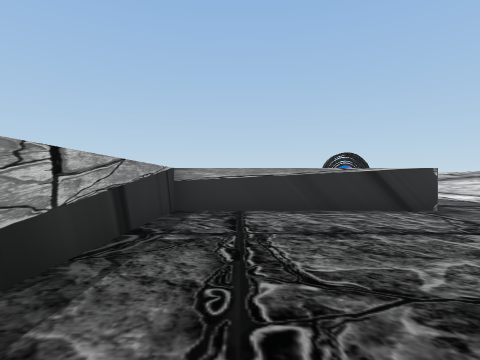
view 1 (above)

24 first-person views from a walk through a 3-D level made in the Unity game engine. The camera is 1.4 m above the floor, looks level and sees 80° across. The floor is counted in squares, 2 m on a side. Each view is taken from the middle of a square. On the plan, view 1 faces up. The plan holds only what a view shows up to about 10 squares ahead; the rest is blank. The player is left out. Some surface patterns are stand-ins.

view 2
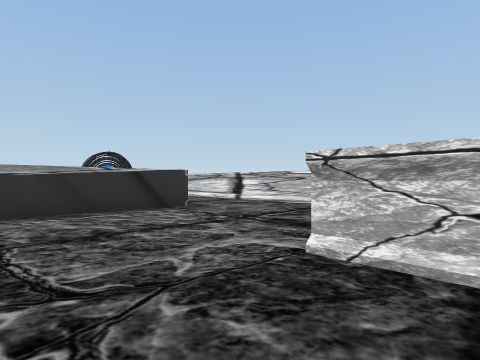

view 3
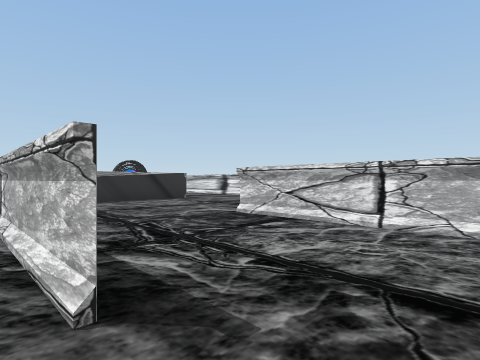

view 4
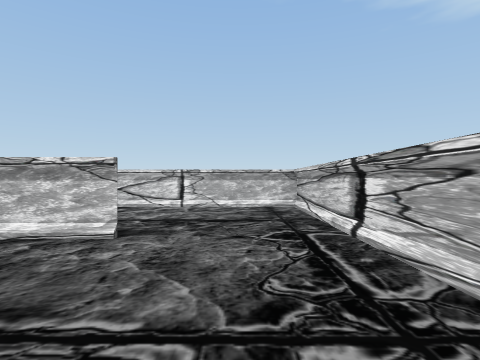

view 5
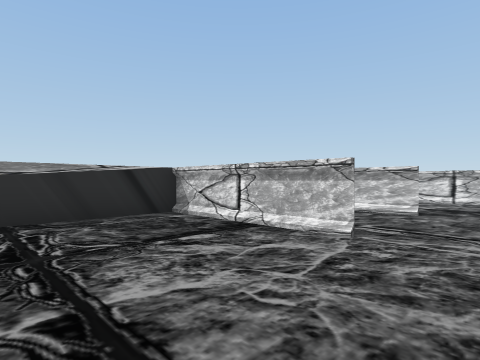

view 6
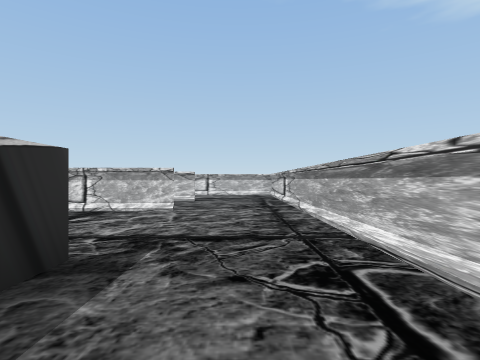

view 7
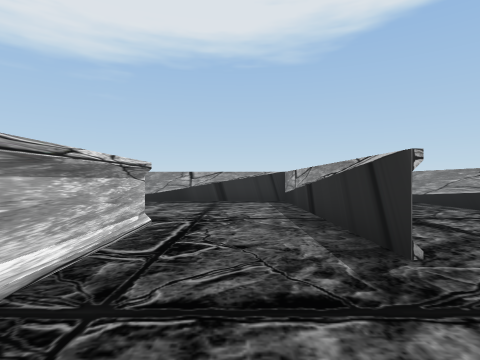

view 8
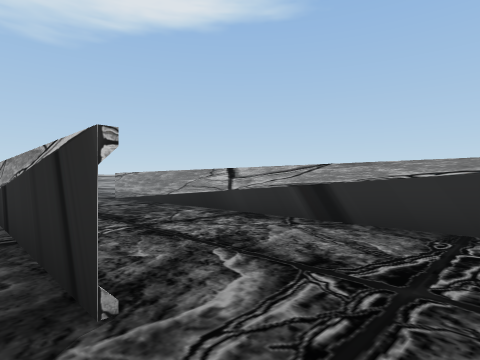

view 9
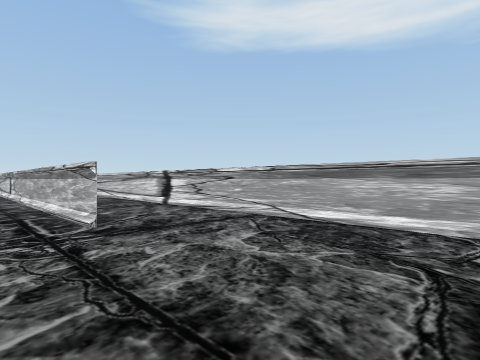

view 10
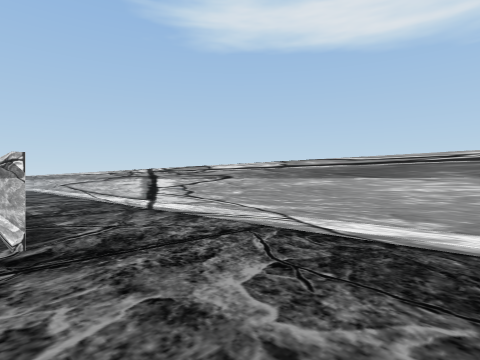

view 11
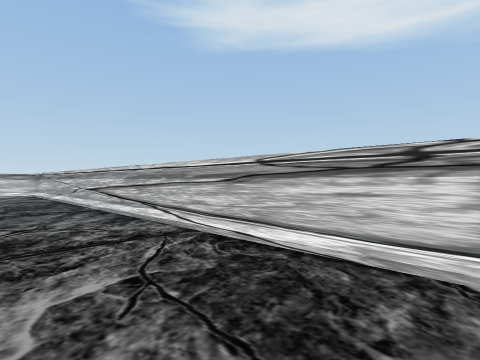

view 12
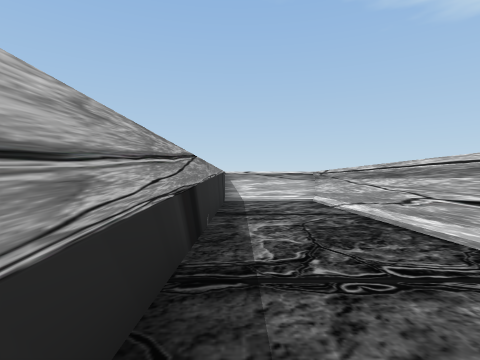

view 13
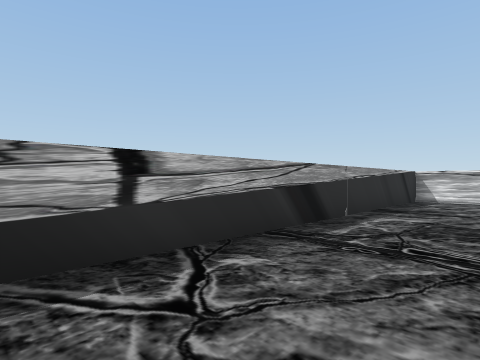

view 14
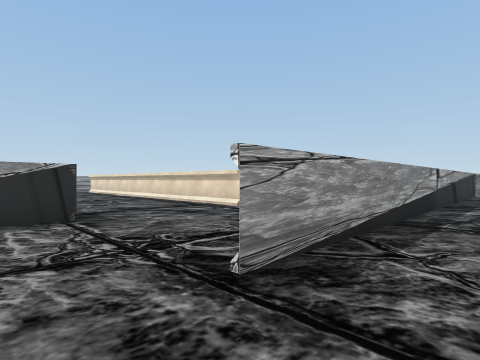

view 15
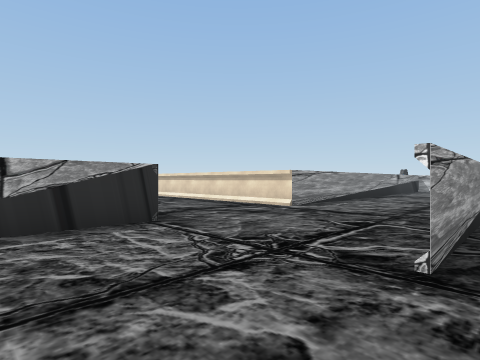

view 16
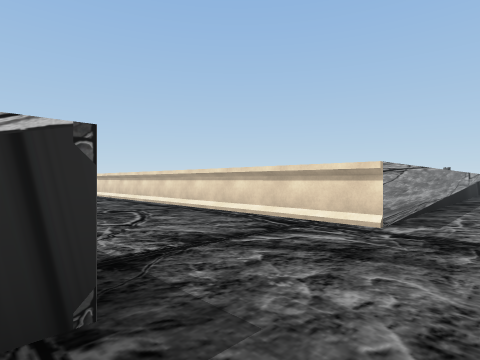

view 17
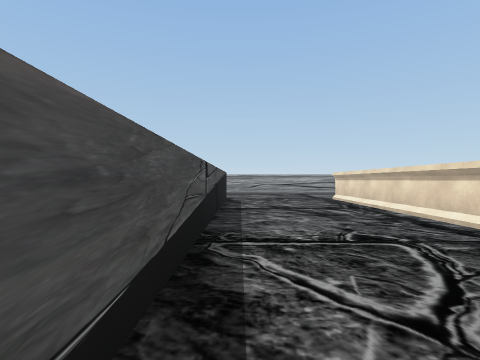

view 18
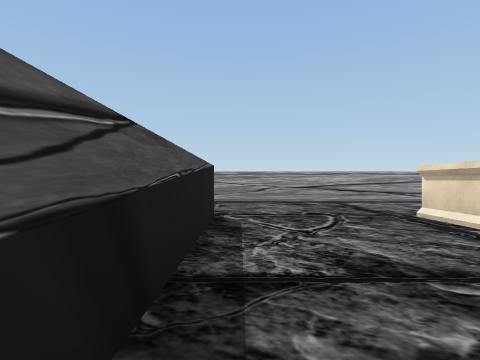

view 19
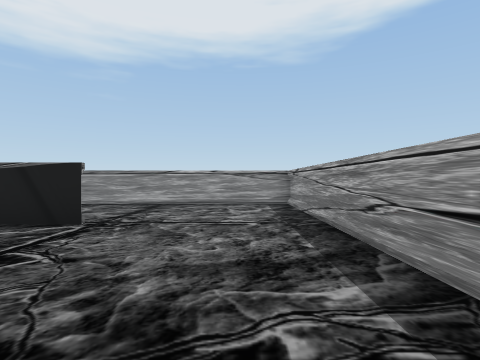

view 20
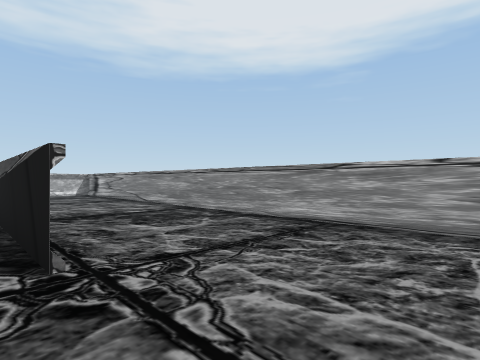

view 21
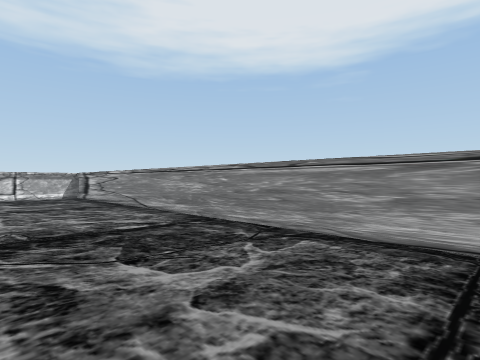

view 22
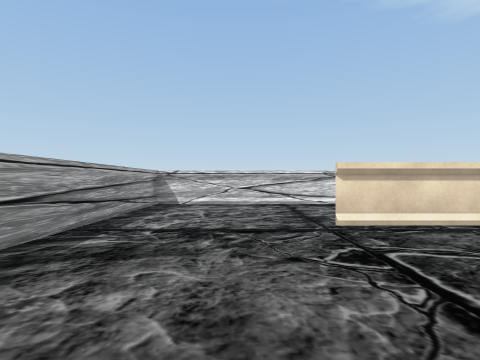

view 23
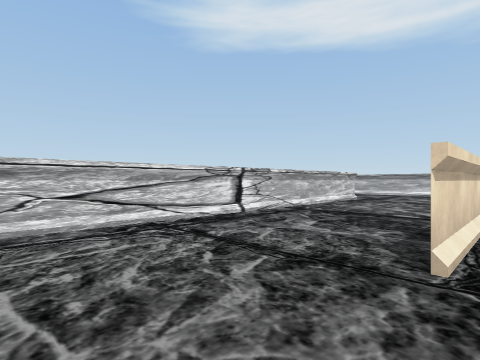

view 24
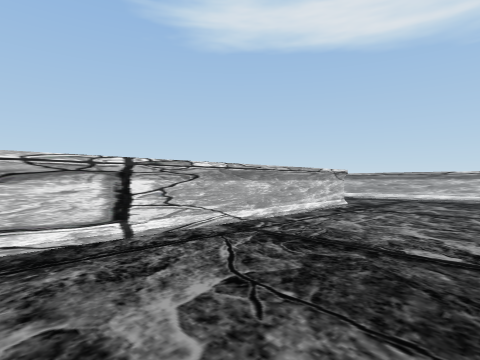

### Floor plan
Points are (right, up) in squares from view 1. A wall is a line through its corners. A room is listed if a view was taken in it or the views show most of it. See-through windows are left out.
Room 1 (views 1, 2, 3)
walls: (4.5, 6.5) (-1.5, 6.5) (-1.5, 1.8); (7.5, 4.5) (7.5, 6.8); (7.5, 8.9) (7.5, 10); (-2.5, -4.5) (2.5, -4.5) (2.5, 1.5)
ways out: opening at (-2, -2.5) to room 2
objects: portal (3, 9) to (4, 9)
Room 2 (views 4, 5, 7, 8, 14, 15, 16, 17, 18, 19, 20, 21, 22, 23, 24)
walls: (-10.5, 10.4) (-10.5, 22.5) (-22.5, 22.5) (-22.5, 8.4); (-13, 6.5) (-11.2, 6.5); (-6.4, 6.5) (-14.5, 6.5) (-14.5, 18.5); (-18.4, 6.5) (-20.6, 6.5); (-20.7, 6.5) (-20, 6.5); (-18.5, 18.5) (-18.5, 8.5); (-8.5, -1.5) (-10.5, -1.5); (-4.5, -1.6) (-4.5, 2.5) (-18.5, 2.5); (-10.5, -4.5) (-2.5, -4.5); (-1.5, -1.6) (-1.5, 2.7)
ways out: opening at (-2, -2.5) to room 1; opening at (-9.5, -2.5) to room 3
Room 3 (views 6, 9, 10, 11, 12, 13)
walls: (-10.5, -1.5) (-15.5, -1.5) (-15.5, -6.2); (-14.6, -7.5) (7.5, -7.5) (7.5, -4.5) (-2.9, -4.5)
ways out: opening at (-9.5, -2.5) to room 2

Where each view was taken, in squares from view 1:
view 1: 0 up, 0 right, facing up
view 2: 0 up, 0 right, facing up-right
view 3: 3 down, 2 left, facing up-right
view 4: 3 down, 5 left, facing right
view 5: 3 down, 8 left, facing up-right
view 6: 3 down, 11 left, facing right
view 7: 3 down, 6 left, facing left
view 8: 2 down, 7 left, facing up-left
view 9: 3 down, 15 left, facing down-right
view 10: 4 down, 14 left, facing down-right
view 11: 5 down, 7 left, facing down-right
view 12: 5 down, 2 left, facing right
view 13: 7 down, 3 left, facing up-right
view 14: 1 up, 20 left, facing up-right
view 15: 2 up, 21 left, facing up-right
view 16: 5 up, 19 left, facing up-right
view 17: 8 up, 18 left, facing up
view 18: 13 up, 18 left, facing up
view 19: 21 up, 14 left, facing left
view 20: 21 up, 18 left, facing down-left
view 21: 19 up, 19 left, facing down-left
view 22: 20 up, 19 left, facing right
view 23: 21 up, 15 left, facing down-right
view 24: 18 up, 14 left, facing down-right
